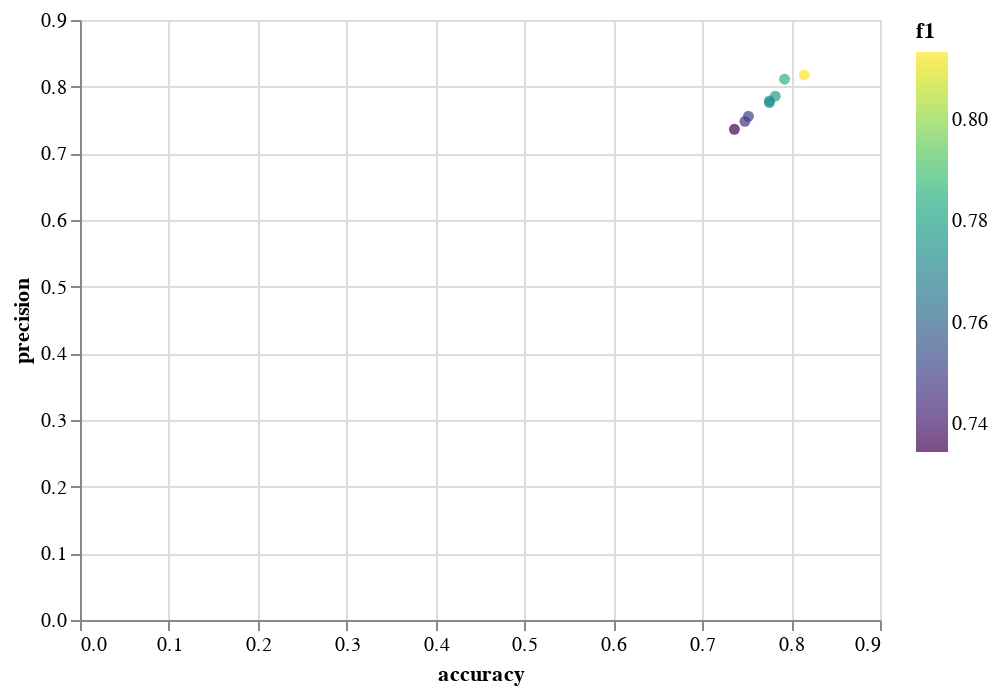

Notebook code for this chart:
### Code cell
# prompt: Using dataframe all_model_results: scatter

import altair as alt
alt.Chart(all_model_results).mark_circle().encode(
    x='accuracy',
    y='precision',
    color=alt.Color('f1', scale=alt.Scale(scheme='viridis'))
).interactive()

### Figure 1 — Vega-Lite specification as saved in the notebook (floating-point values rounded to 4 significant figures)
{"config": {"view": {"continuousWidth": 400, "continuousHeight": 300}}, "data": {"name": "data-3bf44a2a1293c0a98981c598762a1ddb"}, "mark": "circle", "encoding": {"color": {"field": "f1", "scale": {"scheme": "viridis"}, "type": "quantitative"}, "x": {"field": "accuracy", "type": "quantitative"}, "y": {"field": "precision", "type": "quantitative"}}, "selection": {"selector001": {"type": "interval", "bind": "scales", "encodings": ["x", "y"]}}, "$schema": "https://vega.github.io/schema/vega-lite/v4.17.0.json", "datasets": {"data-3bf44a2a1293c0a98981c598762a1ddb": [{"accuracy": 0.7927, "precision": 0.8111, "recall": 0.7927, "f1": 0.7862}, {"accuracy": 0.7822, "precision": 0.7857, "recall": 0.7822, "f1": 0.7795}, {"accuracy": 0.7756, "precision": 0.7784, "recall": 0.7756, "f1": 0.7731}, {"accuracy": 0.7362, "precision": 0.7361, "recall": 0.7362, "f1": 0.7346}, {"accuracy": 0.748, "precision": 0.7479, "recall": 0.748, "f1": 0.7466}, {"accuracy": 0.752, "precision": 0.7555, "recall": 0.752, "f1": 0.7484}, {"accuracy": 0.815, "precision": 0.8176, "recall": 0.815, "f1": 0.8133}, {"accuracy": 0.7756, "precision": 0.7761, "recall": 0.7756, "f1": 0.7742}]}}
